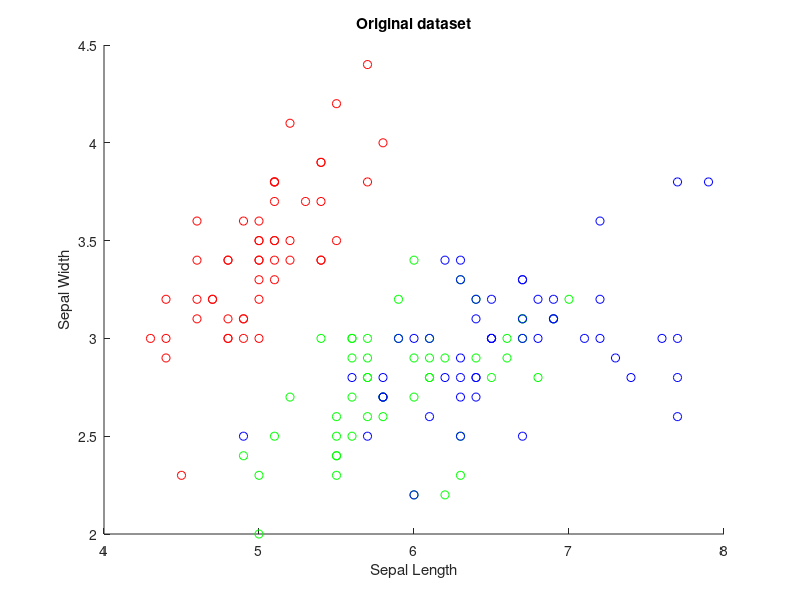

This figure's MATLAB source: (Note: this script raises an error after producing the figure.)
clear all;clc;
load fisheriris;
k = 3; % for the time being
labels = [1*ones(50,1); 2*ones(50,1); 3*ones(50,1)];
figure;
scatter(meas(1:50, 1), meas(1:50, 2), 'r')
hold on
scatter(meas(51:100, 1), meas(51:100,2), 'g')
hold on
scatter(meas(101:150, 1), meas(101:150, 2), 'b')
xlabel('Sepal Length');
ylabel('Sepal Width');
title('Original dataset');

figure;

color = ['r', 'g', 'b'];

covMegaMatrix = zeros(size(meas, 2),size(meas, 2),k); % each one of the 4 by 4 matrix is for each species
CityBlockCentroids = zeros(k, size(meas, 2));
EucCentroids = zeros(k, size(meas, 2));
WeightedEuclideanCentroids = zeros(k, size(meas, 2));
disp('Euclidean distance metric');

%Part 1
[EucCentroids, kMeansLabelsEuc] = kMeansClustering(meas, k, 1, covMegaMatrix, EucCentroids);
disp('The Euclidean Class Centroids are ');
EucCentroids
for i=1:k
    scatter(meas(find(kMeansLabelsEuc == i), 1), meas(find(kMeansLabelsEuc==i),2), color(i));
    fprintf('Number of element (euclidean) in class %d', i);
    length(find(kMeansLabelsEuc == i))
    hold on;
end
xlabel('Sepal Length');
ylabel('Sepal Width');
title('kMeans Euclidean');
%Part 2
disp('City Block Metric');
figure;

[CityBlockCentroids, kMeansLabels] = kMeansClustering(meas, k, 2, covMegaMatrix, CityBlockCentroids);
CityBlockCentroids
for i=1:k
    scatter(meas(find(kMeansLabels == i), 1), meas(find(kMeansLabels==i),2), color(i));
    fprintf('Number of element (city Block) in class %d', i);
    length(find(kMeansLabels == i))
    hold on;
end
xlabel('Sepal Length');
ylabel('Sepal Width');
title('kMeans City Block');
%Part 3

disp('Rows represent species and columns represent features');

for n=1:k
    covMegaMatrix(:,:,n) = cov(meas(find(kMeansLabelsEuc == n),:));
end

disp('The means/centroids are ');
EucCentroids
disp('The covariance matrix is ');
covMegaMatrix

% in general weighted euclidean is (x - mu)'*Q*(x - mu), where Q is the
% weight and mu is the centroid
% in our case Q is chosen as the inverse of the covariance matrices and mu
% refer to the centroid

% weightedDist = zeros(k, 1);
% kMeansLabelsMinDist = zeros(size(meas, 1), 1);
% for i=1:size(meas, 1)
%     diffXandMean = repmat(meas(i, :), k, 1) - EucCentroids; % row vectors
%     for j=1:k
%         weightedDist(j) = sqrt(diffXandMean(j, :)*inv(covMegaMatrix(:,:,j))*diffXandMean(j, :)');
%     end
%     kMeansLabelsMinDist(i) = min(find(weightedDist == min(weightedDist)));
% end
% 
% figure;
% disp('Minimum distance weighted euclidean');
% for i=1:k
%     scatter(meas(find(kMeansLabelsMinDist == i), 1), meas(find(kMeansLabelsMinDist == i),2), color(i));
%     hold on;
% end

%Part 3b kMeans with weighted Euclidean distance. 

disp('kMean weighted euclidean');
figure;

[WeightedEuclideanCentroids, kMeansLabelsWeightedEuclidean] = kMeanClusteringWeighted(meas, k, covMegaMatrix, EucCentroids);
WeightedEuclideanCentroids
for i=1:k
    scatter(meas(find(kMeansLabelsWeightedEuclidean == i), 1), meas(find(kMeansLabelsWeightedEuclidean==i),2), color(i));
    fprintf('Number of element (Weighted Euclidean) in class %d', i);
    length(find(kMeansLabelsWeightedEuclidean == i))
    hold on;
end
xlabel('Sepal Length');
ylabel('Sepal Width');
title('kMeans Weighted Euclidean');